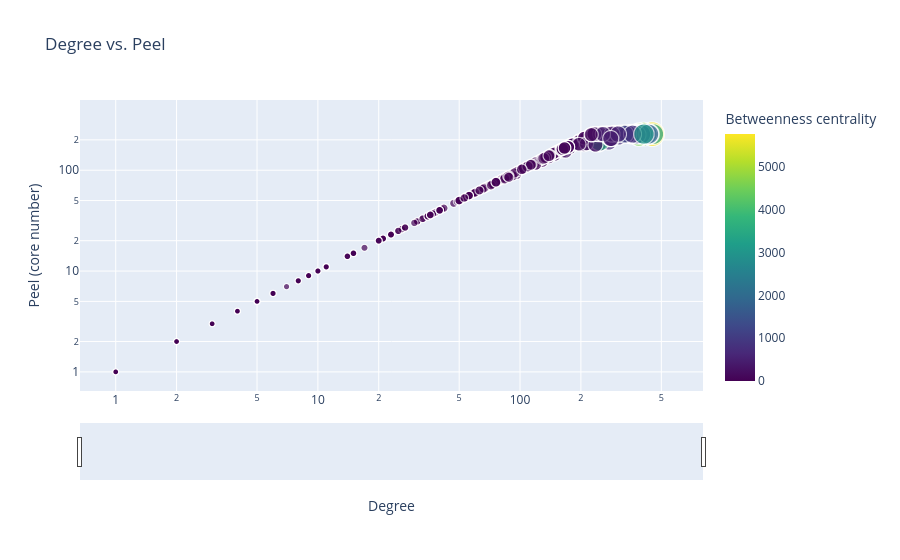

The code cell stored with this chart in its notebook:
### Code cell
if __name__ == "__main__":
    fig = plot_vertex_metrics(vertex_metrics)

### Figure 1 — Plotly figure (JSON) as saved in the notebook; plotly's stock layout.template omitted (floating-point values rounded to 4 significant figures; data arrays with more than 128 entries replaced by an {"elided": "..."} marker saying what was removed)
{"data": [{"customdata": {"elided": "1012x3 float values"}, "hovertemplate": "<b>%{hovertext}</b><br><br>Degree=%{x}<br>Peel (core number)=%{y}<br>PageRank=%{customdata[1]:.6g}<br>id=%{customdata[0]}<br>Betweenness centrality=%{marker.color:.6g}<extra></extra>", "hovertext": {"elided": "1012 str values"}, "legendgroup": "", "marker": {"color": {"elided": "1012 float values"}, "coloraxis": "coloraxis", "size": {"elided": "1012 float values"}, "sizemode": "area", "sizeref": 4.632e-06, "symbol": "circle"}, "mode": "markers", "name": "", "showlegend": false, "type": "scattergl", "x": {"elided": "1012 int values"}, "xaxis": "x", "y": {"elided": "1012 int values"}, "yaxis": "y"}], "layout": {"coloraxis": {"autocolorscale": false, "colorbar": {"title": {"text": "Betweenness centrality"}}, "colorscale": [[0, "#440154"], [0.1111, "#482878"], [0.2222, "#3e4989"], [0.3333, "#31688e"], [0.4444, "#26828e"], [0.5556, "#1f9e89"], [0.6667, "#35b779"], [0.7778, "#6ece58"], [0.8889, "#b5de2b"], [1, "#fde725"]]}, "dragmode": "pan", "legend": {"itemsizing": "constant", "tracegroupgap": 0}, "title": {"text": "Degree vs. Peel"}, "xaxis": {"anchor": "y", "domain": [0, 1], "rangeslider": {"visible": true}, "title": {"text": "Degree"}, "type": "log"}, "yaxis": {"anchor": "x", "domain": [0, 1], "title": {"text": "Peel (core number)"}, "type": "log"}}}
